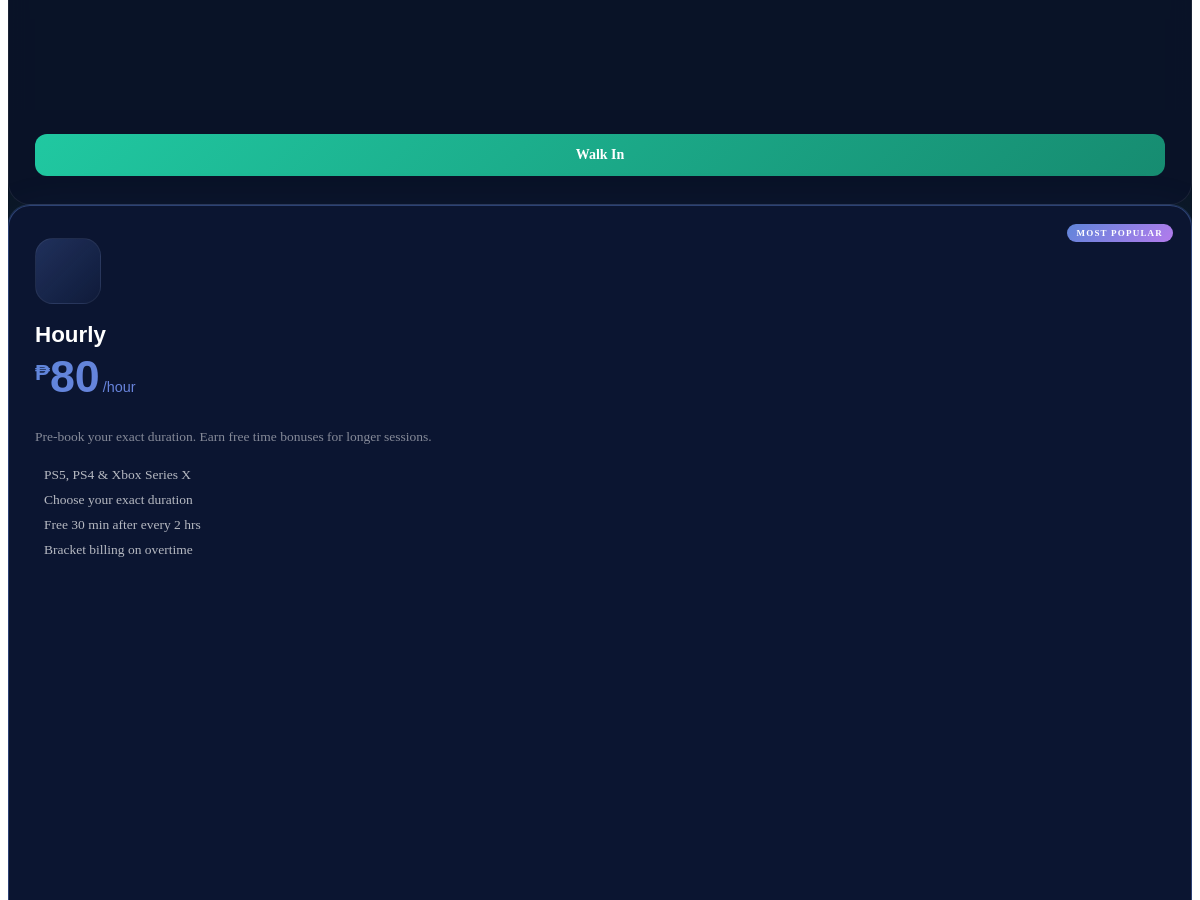
Before: /sections/services.php (middle part) with the older database file.
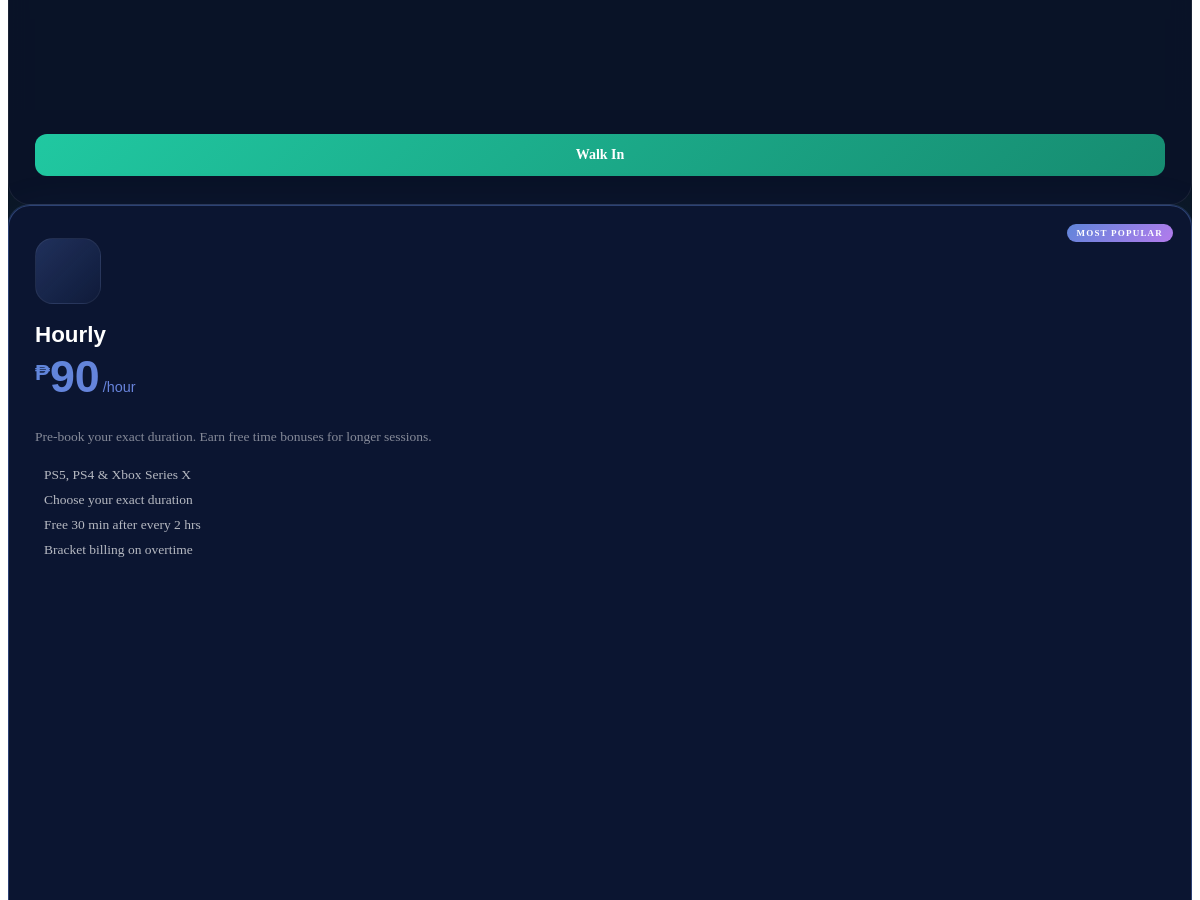
After: the same page with the newer database file.
### tables this page shows
CREATE TABLE `system_settings` (
  `setting_id` int(11) NOT NULL,
  `setting_key` varchar(50) NOT NULL,
  `setting_value` text NOT NULL,
  `description` varchar(255) DEFAULT NULL,
  `updated_at` datetime NOT NULL DEFAULT current_timestamp() ON UPDATE current_timestamp()
);

### includes/db_functions.php (called while the page is built, shortened)
<?php
require_once __DIR__ . '/db_config.php';
function getSetting($key) {
    global $conn;
    $stmt = $conn->prepare("SELECT setting_value FROM system_settings WHERE setting_key = ?");
    $stmt->bind_param("s", $key);
    $stmt->execute();
    $result = $stmt->get_result();
    if ($result->num_rows > 0) {
        return $result->fetch_assoc()['setting_value'];
    }
    return null;
}
?>

### sections/services.php (the view, shortened to what this page needs)
<?php
require_once __DIR__ . '/../includes/db_functions.php';
$hourlyRate    = (float)(getSetting('ps5_hourly_rate') ?? 80);
?>
<section id="gaming" class="gsh-services">
    <div class="container gsh-services-container">
        <div class="row g-4 justify-content-center">
            <div class="col-md-6 col-lg-4" data-aos="fade-up" data-aos-delay="50">
                <div class="gsh-price-card">
                    <ul class="gsh-price-perks">
                    </ul>
                    <a href="#units" class="gsh-price-btn" style="--pc:#20c8a1;">Walk In</a>
                </div>
            </div>
            <div class="col-md-6 col-lg-4" data-aos="fade-up" data-aos-delay="150">
                <div class="gsh-price-card featured" style="--accent:#5f85da;">
                    <div class="gsh-price-badge">MOST POPULAR</div>
                    <div class="gsh-price-icon" style="background:linear-gradient(135deg,rgba(95,133,218,.25),rgba(95,133,218,.05));">
                    </div>
                    <div class="gsh-price-name">Hourly</div>
                    <div class="gsh-price-amount" style="background:linear-gradient(135deg,#5f85da,#b37bec);-webkit-background-clip:text;-webkit-text-fill-color:transparent;background-clip:text;">
                        <span class="amt-currency" style="-webkit-text-fill-color:unset;color:#5f85da;">₱</span><?= number_format($hourlyRate,0) ?><span class="amt-per" style="-webkit-text-fill-color:unset;">/hour</span>
                    </div>
                    <p class="gsh-price-desc">Pre-book your exact duration. Earn free time bonuses for longer sessions.</p>
                    <ul class="gsh-price-perks">
                        <li><i class="fas fa-check" style="color:#5f85da;"></i> PS5, PS4 &amp; Xbox Series X</li>
                        <li><i class="fas fa-check" style="color:#5f85da;"></i> Choose your exact duration</li>
                        <li><i class="fas fa-check" style="color:#5f85da;"></i> Free 30 min after every 2 hrs</li>
                        <li><i class="fas fa-check" style="color:#5f85da;"></i> Bracket billing on overtime</li>
                    </ul>
                </div>
            </div>
        </div>
    </div>
</section>

Changed rows visible on the page:
changed system_settings: setting_value "80" → "90"
